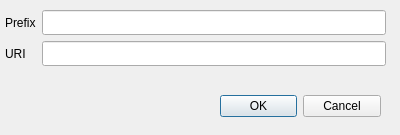
<?xml version="1.0" encoding="UTF-8"?>
<ui version="4.0">
 <class>Dialog</class>
 <widget class="QDialog" name="Dialog">
  <property name="geometry">
   <rect>
    <x>0</x>
    <y>0</y>
    <width>400</width>
    <height>135</height>
   </rect>
  </property>
  <property name="minimumSize">
   <size>
    <width>400</width>
    <height>135</height>
   </size>
  </property>
  <property name="maximumSize">
   <size>
    <width>16777215</width>
    <height>135</height>
   </size>
  </property>
  <property name="windowTitle">
   <string>Add New Prefix</string>
  </property>
  <widget class="QDialogButtonBox" name="button_box">
   <property name="geometry">
    <rect>
     <x>220</x>
     <y>90</y>
     <width>161</width>
     <height>32</height>
    </rect>
   </property>
   <property name="focusPolicy">
    <enum>Qt::NoFocus</enum>
   </property>
   <property name="orientation">
    <enum>Qt::Horizontal</enum>
   </property>
   <property name="standardButtons">
    <set>QDialogButtonBox::Cancel|QDialogButtonBox::Ok</set>
   </property>
  </widget>
  <widget class="QWidget" name="form_widget" native="true">
   <property name="geometry">
    <rect>
     <x>5</x>
     <y>10</y>
     <width>381</width>
     <height>70</height>
    </rect>
   </property>
   <property name="minimumSize">
    <size>
     <width>0</width>
     <height>70</height>
    </size>
   </property>
   <layout class="QFormLayout" name="formLayout">
    <item row="0" column="0">
     <widget class="QLabel" name="prefix_label">
      <property name="minimumSize">
       <size>
        <width>0</width>
        <height>25</height>
       </size>
      </property>
      <property name="text">
       <string>Prefix</string>
      </property>
     </widget>
    </item>
    <item row="0" column="1">
     <widget class="QLineEdit" name="prefix_input">
      <property name="minimumSize">
       <size>
        <width>0</width>
        <height>25</height>
       </size>
      </property>
     </widget>
    </item>
    <item row="1" column="0">
     <widget class="QLabel" name="uri_label">
      <property name="minimumSize">
       <size>
        <width>0</width>
        <height>25</height>
       </size>
      </property>
      <property name="text">
       <string>URI</string>
      </property>
     </widget>
    </item>
    <item row="1" column="1">
     <widget class="QLineEdit" name="uri_input">
      <property name="minimumSize">
       <size>
        <width>0</width>
        <height>25</height>
       </size>
      </property>
     </widget>
    </item>
   </layout>
  </widget>
 </widget>
 <resources/>
 <connections>
  <connection>
   <sender>button_box</sender>
   <signal>accepted()</signal>
   <receiver>Dialog</receiver>
   <slot>accept()</slot>
   <hints>
    <hint type="sourcelabel">
     <x>248</x>
     <y>254</y>
    </hint>
    <hint type="destinationlabel">
     <x>157</x>
     <y>274</y>
    </hint>
   </hints>
  </connection>
  <connection>
   <sender>button_box</sender>
   <signal>rejected()</signal>
   <receiver>Dialog</receiver>
   <slot>reject()</slot>
   <hints>
    <hint type="sourcelabel">
     <x>316</x>
     <y>260</y>
    </hint>
    <hint type="destinationlabel">
     <x>286</x>
     <y>274</y>
    </hint>
   </hints>
  </connection>
 </connections>
</ui>
